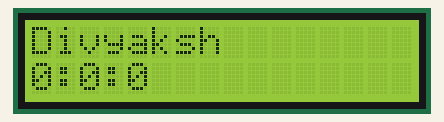
Recording of a sketch running on a simulated Arduino Uno, built with avr-gcc and run on an emulated ATmega328P. On the bench: 16×2 character LCD.

Above: at 0.1 s.
At 4.1 s:
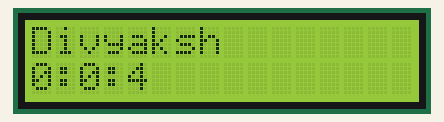
At 9.1 s:
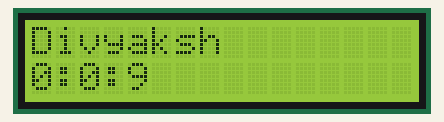
At 19.1 s:
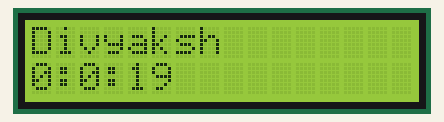
At 29.1 s:
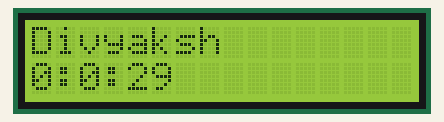
At 39.1 s:
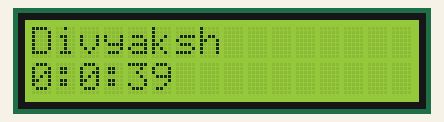

The sketch:

LCD_Display.ino
```cpp
//Jeremy Blum's Arduino Tutorial Series - Episode 13 - LCDs
//Sample Code - LCD Progress Bar
//http://www.jeremyblum.com
//LiquidCrystal library by David A. Mellis, Limor Fried (http://www.ladyada.net), and Tom Igoe
//http://www.arduino.cc/en/Tutorial/LiquidCrystal

/*
  The circuit:
 * LCD RS pin to digital pin 12
 * LCD Enable pin to digital pin 11
 * LCD D4 pin to digital pin 5
 * LCD D5 pin to digital pin 4
 * LCD D6 pin to digital pin 3
 * LCD D7 pin to digital pin 2
 * LCD R/W pin to ground
 * 10K resistor: potiometer
 * ends to +5V and ground
 * wiper to LCD VO pin (pin 3)
 */

// include the library code:
#include <LiquidCrystal.h>
#define RS 12
#define EN 11
#define D4 5
#define D5 4
#define D6 3
#define D7 2

// initialize the library with the numbers of the interface pins
LiquidCrystal lcd(RS,EN,D4,D5,D6,D7);

void setup() {
  lcd.begin(16,2);
  lcd.clear();
  lcd.setCursor(0,0);
  lcd.print("Divyaksh");
}

void loop() {

  lcd.setCursor(0,1);
  LCDtimeHHMMSS();

}

void LCDtimeHHMMSS()
{
  long int hour = millis()/3600000;
  long int mins = (millis()/60000)-(hour*60);
  long int secs = (millis()/1000)-(mins*60)-(hour*3600);
  if(secs == 0)
  {
    lcd.setCursor(5,1);
    lcd.print("    ");
  }
  lcd.setCursor(0,1);
  lcd.print(hour);
  lcd.print(":");
  lcd.print(mins);
  lcd.print(":");
  lcd.print(secs);
  return;
}
```

Measured:
- what the display in image 1 shows lasts 1.0 s, from 4.0 s to 5.0 s
